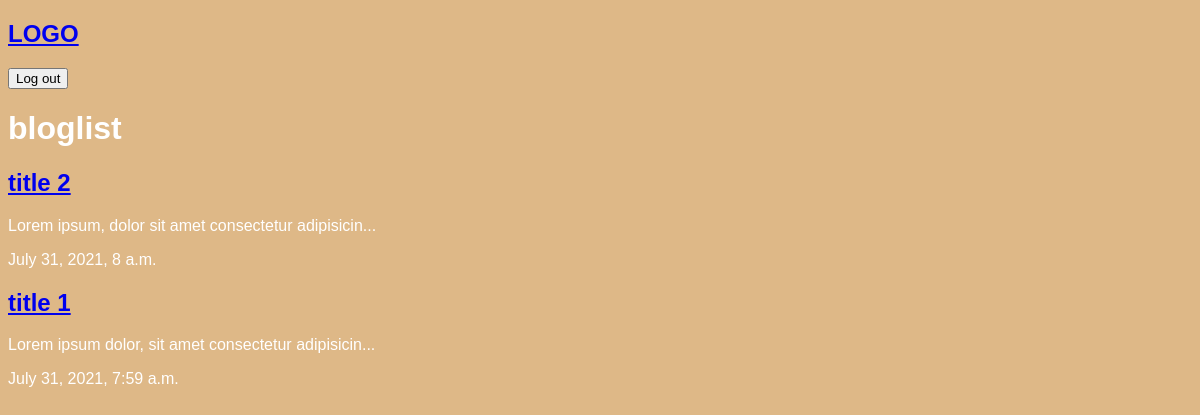
Screenshot of /blog/ with the database file from the repository.
### blog/models.py (models this page shows, shortened)
class Post(models.Model):
    title = models.CharField(max_length=100)
    slug = models.SlugField()
    body = TextField()
    date = DateTimeField(auto_now_add=True)
    image = models.ImageField(default='default.jpg',blank=True)
    def snippet(self):
        return self.body[:50] + '...'

### blog/views.py (the view)
# urls.py: path('', views.blog_list, name="list"),
def blog_list(request):
    posts = models.Post.objects.all().order_by('-date')
    return render(request, 'blog/bloglist.html', {'posts':posts} )

### blog/templates/blog/bloglist.html (shortened to what this page needs)
{% extends 'base.html' %}
{% block content %}
    <h1>bloglist</h1>
    {% for post in posts %}
    <h2><a href="{% url 'blog:detail' id=post.id %}">{{ post.title }}</a></h2>
    <p>{{ post.snippet }}</p>
    <p>{{ post.date }}</p>
    {% endfor %}
{% endblock %}

### assets/style.css (style rules this page uses)
body { background-color: burlywood; background-image: url(py.png); background-repeat: no-repeat; background-attachment: fixed; color: white; }
body * { font-family: Arial, Helvetica, sans-serif; }

### rows the page displays
Post: title "title 2", snippet "Lorem ipsum, dolor sit amet consectetur adipisicin...", date "July 31, 2021, 8 a.m."
Post: title "title 1", snippet "Lorem ipsum dolor, sit amet consectetur adipisicin...", date "July 31, 2021, 7:59 a.m."
